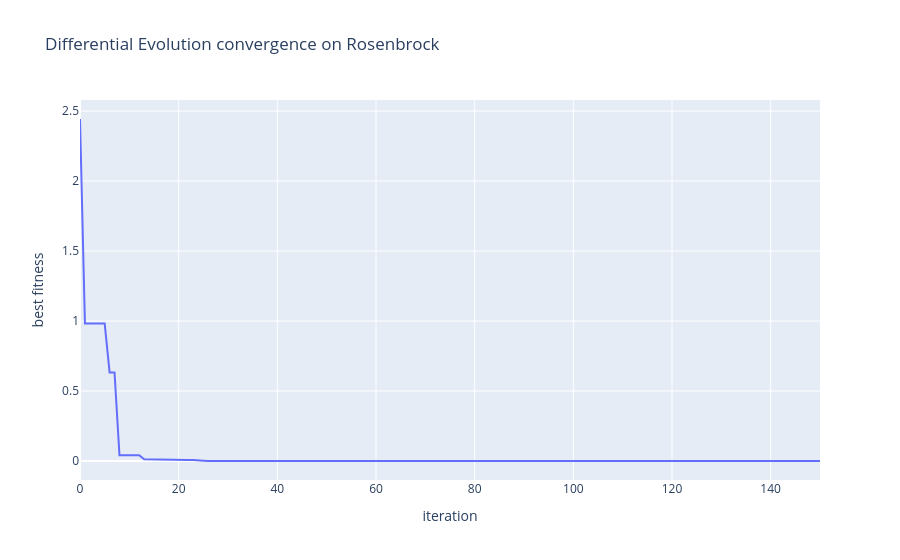

Notebook code cell kept with this figure:
### Code cell
go.Figure(go.Scatter(y=result.fitness_history)).update_layout(
    title='Differential Evolution convergence on Rosenbrock', xaxis_title='iteration', yaxis_title='best fitness'
).show()

### Figure 1 — Plotly figure (JSON) as saved in the notebook; plotly's stock layout.template omitted (floating-point values rounded to 4 significant figures; data arrays with more than 128 entries replaced by an {"elided": "..."} marker saying what was removed)
{"data": [{"type": "scatter", "y": {"elided": "151 float values"}}], "layout": {"title": {"text": "Differential Evolution convergence on Rosenbrock"}, "xaxis": {"title": {"text": "iteration"}}, "yaxis": {"title": {"text": "best fitness"}}}}
